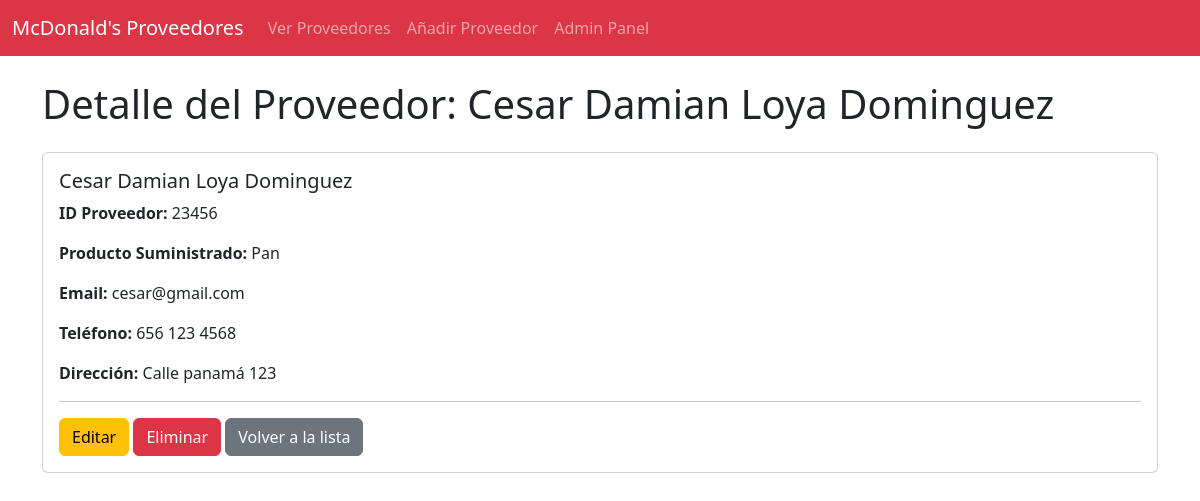
The page /proveedores/2/ on the database its author committed.
### proveedores/models.py (models this page shows, shortened)
class Proveedor(models.Model):
    id_proveedor = models.CharField(max_length=20, unique=True, verbose_name="ID del Proveedor")
    nombre = models.CharField(max_length=100, verbose_name="Nombre del Proveedor")
    telefono = models.CharField(max_length=15, blank=True, null=True, verbose_name="Teléfono")
    email = models.EmailField(unique=True, verbose_name="Correo Electrónico")
    direccion = models.CharField(max_length=255, verbose_name="Dirección")
    producto_suministrado = models.CharField(max_length=100, verbose_name="Producto Suministrado")
    class Meta:
        ordering = ['nombre'] # Ordenar proveedores por nombre por defecto
        verbose_name = "Proveedor"
        verbose_name_plural = "Proveedores"

### proveedores/views.py (the view)
# urls.py: path('proveedores/<int:pk>/', views.detalle_proveedor, name='detalle_proveedor'),
def detalle_proveedor(request, pk):
    proveedor = get_object_or_404(Proveedor, pk=pk) # Obtiene el proveedor o devuelve un 404
    return render(request, 'proveedores/detalle_proveedor.html', {'proveedor': proveedor})

### proveedores/templates/proveedores/detalle_proveedor.html (shortened to what this page needs)
{% extends 'proveedores/base.html' %}
{% block content %}
    <h1 class="mb-4">Detalle del Proveedor: {{ proveedor.nombre }}</h1>
    <div class="card">
        <div class="card-body">
            <h5 class="card-title">{{ proveedor.nombre }}</h5>
            <p class="card-text"><strong>ID Proveedor:</strong> {{ proveedor.id_proveedor }}</p>
            <p class="card-text"><strong>Producto Suministrado:</strong> {{ proveedor.producto_suministrado }}</p>
            <p class="card-text"><strong>Email:</strong> {{ proveedor.email }}</p>
            <p class="card-text"><strong>Teléfono:</strong> {{ proveedor.telefono|default_if_none:"N/A" }}</p>
            <p class="card-text"><strong>Dirección:</strong> {{ proveedor.direccion }}</p>
            <hr>
            <a href="{% url 'editar_proveedor' proveedor.pk %}" class="btn btn-warning">Editar</a>
            <a href="{% url 'eliminar_proveedor' proveedor.pk %}" class="btn btn-danger">Eliminar</a>
            <a href="{% url 'lista_proveedores' %}" class="btn btn-secondary">Volver a la lista</a>
        </div>
    </div>
{% endblock %}

### proveedores/templates/proveedores/base.html (style rules this page uses)
body { padding-top: 56px; }

### rows shown on the page
Proveedor: nombre "Cesar Damian Loya Dominguez", id_proveedor "23456", producto_suministrado "Pan", email "cesar@gmail.com", telefono "656 123 4568", direccion "Calle panamá 123"
